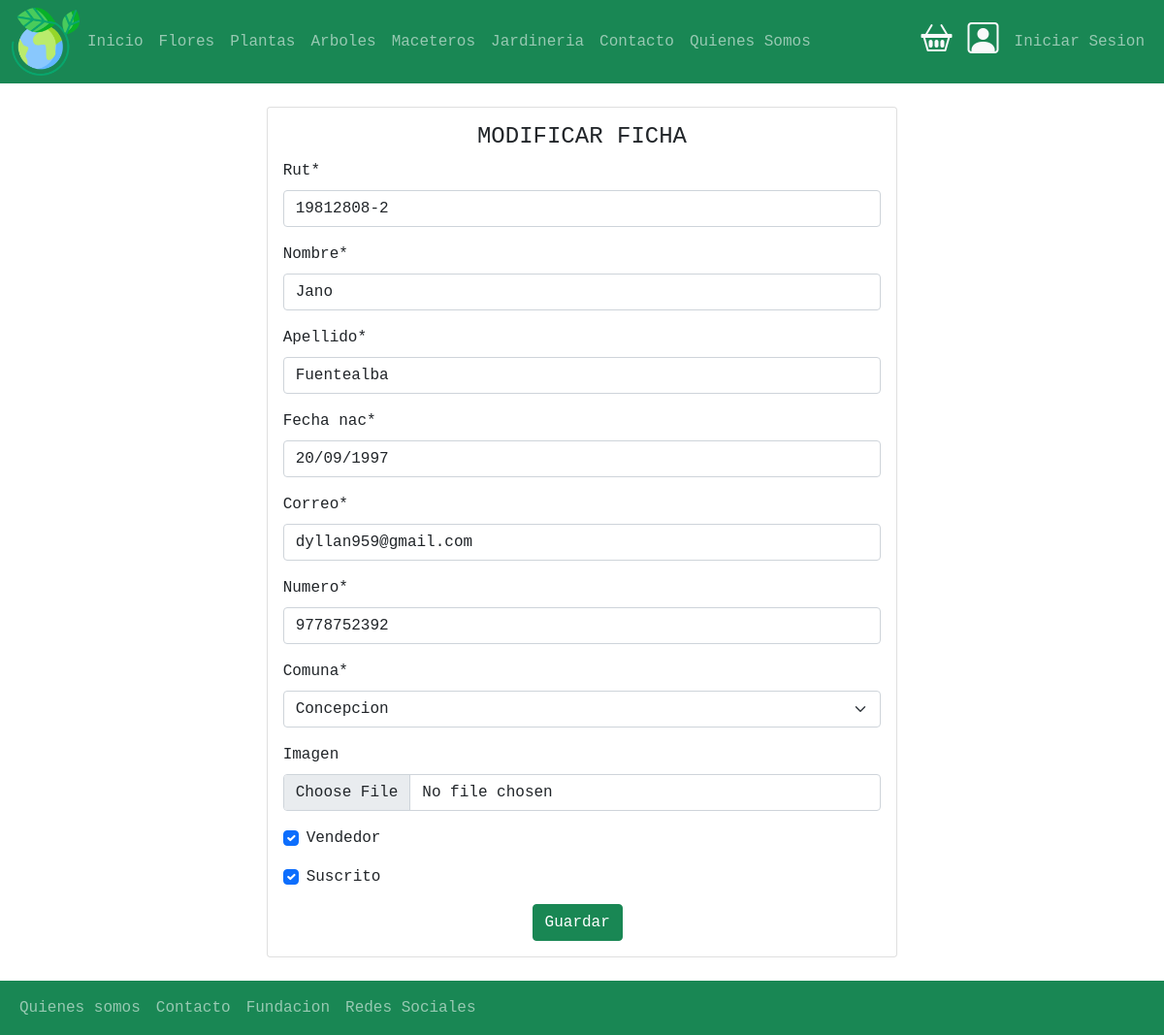
Page /modificarusuario/Jano2 on the committed database.
### usuarios/models.py (models this page shows, shortened)
class PerfilUsuario(models.Model):
    nombre_usuario=models.CharField(primary_key=True,max_length=50)
    nombre=models.CharField(max_length=25)
    apellido=models.CharField(max_length=25)
    rut=models.CharField(unique=True,max_length=10)
    fecha_nac=models.DateField()
    direccion=models.CharField(max_length=250)
    correo = models.EmailField()
    numero = models.IntegerField()
    comuna = models.ForeignKey(Comuna,on_delete=models.PROTECT)
    imagen = models.ImageField(upload_to="productos/usuarios",null=True, blank=True)
    vendedor=models.BooleanField(default=False)
    suscrito=models.BooleanField(default=False)

class Comuna(models.Model):
    nombre = models.CharField(max_length=50)
    region = models.ForeignKey(Region, on_delete=models.CASCADE)
    def __str__(self):
        return self.nombre

### usuarios/views.py (the view, shortened to what this page needs)
# urls.py: path('modificarusuario/<id>',modificarusuario, name="modificarusuario"),
def modificarusuario(request,id):
    perfilusuario=get_object_or_404(PerfilUsuario,nombre_usuario=id)
    frm=frmPerfilUsuario(instance=perfilusuario)
    contexto={
        "frm":frm
    }
    return render(request,"modificarusuario.html",contexto)

### tiendaFloreria/forms.py
class frmPerfilUsuario(forms.ModelForm):
    class Meta:
        model = PerfilUsuario
        fields=["rut","nombre","apellido"
        ,"fecha_nac","correo","numero"
        ,"comuna","imagen","vendedor","suscrito"]

### templates/modificarusuario.html (shortened to what this page needs)
{% extends 'base.html' %}
{% load static %}
{% load crispy_forms_tags %}
{% block contenido %}
<div class="container">
    <br>
    <div class="col-12 col-md-8 offset-md-2">
        <div class="card">
            <div class="card-body">
                <h4 class="text-center">MODIFICAR FICHA</h4>
                <form action="" method="POST" enctype="multipart/form-data">
                    {{ frm|crispy }}
                    <div class="col-12 col-md-2 offset-md-5">
                        <input type="submit" value="Guardar" class="btn btn-success">
                    </div>
                </form>
            </div>
        </div>
    </div>
</div>
<br>
{% endblock contenido %}

### static/css/miestilo.css (style rules this page uses)
body { font-family: monospace; }
.container { width: 100%; max-width: 1000px; margin: auto; }

### rows in the picture
PerfilUsuario: rut "19812808-2", nombre "Jano", apellido "Fuentealba", fecha_nac "20/09/1997", correo "dyllan959@gmail.com", numero "9778752392", comuna "Concepcion", vendedor "☑", suscrito "☑"
